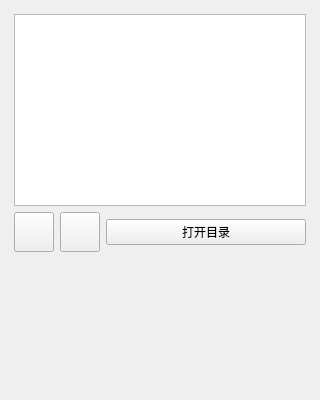
<?xml version="1.0" encoding="UTF-8"?>
<ui version="4.0">
 <class>ImageAcquisitionWdg</class>
 <widget class="QWidget" name="ImageAcquisitionWdg">
  <property name="geometry">
   <rect>
    <x>0</x>
    <y>0</y>
    <width>320</width>
    <height>400</height>
   </rect>
  </property>
  <property name="windowTitle">
   <string>Form</string>
  </property>
  <layout class="QVBoxLayout" name="verticalLayout">
   <property name="spacing">
    <number>0</number>
   </property>
   <property name="leftMargin">
    <number>5</number>
   </property>
   <property name="topMargin">
    <number>5</number>
   </property>
   <property name="rightMargin">
    <number>5</number>
   </property>
   <property name="bottomMargin">
    <number>5</number>
   </property>
   <item>
    <widget class="XMatHLine" name="hLine">
     <property name="lineStyle">
      <enum>Qt::SolidLine</enum>
     </property>
     <property name="lineColor">
      <color alpha="200">
       <red>100</red>
       <green>100</green>
       <blue>100</blue>
      </color>
     </property>
    </widget>
   </item>
   <item>
    <widget class="QStackedWidget" name="staWdg">
     <property name="styleSheet">
      <string notr="true"/>
     </property>
     <property name="currentIndex">
      <number>1</number>
     </property>
     <widget class="QWidget" name="wdgPgLocalImage">
      <layout class="QVBoxLayout" name="verticalLayout_3">
       <item>
        <widget class="XMatPlainTextEdit" name="ptxLocalImage">
         <property name="readOnly">
          <bool>true</bool>
         </property>
        </widget>
       </item>
       <item>
        <layout class="QHBoxLayout" name="hLayoutLocalImage">
         <item>
          <widget class="XMatRaisedButton" name="btnLocalImageOpen">
           <property name="minimumSize">
            <size>
             <width>0</width>
             <height>26</height>
            </size>
           </property>
           <property name="text">
            <string>打开文件</string>
           </property>
          </widget>
         </item>
        </layout>
       </item>
       <item>
        <spacer name="vSpacerLocalImage">
         <property name="orientation">
          <enum>Qt::Vertical</enum>
         </property>
         <property name="sizeHint" stdset="0">
          <size>
           <width>20</width>
           <height>134</height>
          </size>
         </property>
        </spacer>
       </item>
      </layout>
     </widget>
     <widget class="QWidget" name="wdgPgLocalDir">
      <layout class="QVBoxLayout" name="verticalLayout_4">
       <item>
        <widget class="XMatPlainTextEdit" name="ptxLocalDir">
         <property name="readOnly">
          <bool>true</bool>
         </property>
        </widget>
       </item>
       <item>
        <layout class="QHBoxLayout" name="hLayoutLocalDir">
         <item>
          <layout class="QHBoxLayout" name="hLayoutLocalDirLN">
           <item>
            <widget class="XMatToolButton" name="btnLocalDirLast">
             <property name="minimumSize">
              <size>
               <width>40</width>
               <height>40</height>
              </size>
             </property>
             <property name="maximumSize">
              <size>
               <width>40</width>
               <height>40</height>
              </size>
             </property>
             <property name="text">
              <string/>
             </property>
            </widget>
           </item>
           <item>
            <widget class="XMatToolButton" name="btnLocalDirNext">
             <property name="minimumSize">
              <size>
               <width>40</width>
               <height>40</height>
              </size>
             </property>
             <property name="maximumSize">
              <size>
               <width>40</width>
               <height>40</height>
              </size>
             </property>
             <property name="text">
              <string/>
             </property>
            </widget>
           </item>
          </layout>
         </item>
         <item>
          <widget class="XMatRaisedButton" name="btnLocalDirOpen">
           <property name="minimumSize">
            <size>
             <width>0</width>
             <height>26</height>
            </size>
           </property>
           <property name="maximumSize">
            <size>
             <width>16777215</width>
             <height>26</height>
            </size>
           </property>
           <property name="text">
            <string>打开目录</string>
           </property>
          </widget>
         </item>
        </layout>
       </item>
       <item>
        <spacer name="vSpacerLocalDir">
         <property name="orientation">
          <enum>Qt::Vertical</enum>
         </property>
         <property name="sizeHint" stdset="0">
          <size>
           <width>20</width>
           <height>118</height>
          </size>
         </property>
        </spacer>
       </item>
      </layout>
     </widget>
     <widget class="QWidget" name="wdgPgCamera">
      <layout class="QVBoxLayout" name="verticalLayout_2"/>
     </widget>
    </widget>
   </item>
  </layout>
 </widget>
 <customwidgets>
  <customwidget>
   <class>XMatFlatButton</class>
   <extends>QPushButton</extends>
   <header>XMatFlatButton.h</header>
  </customwidget>
  <customwidget>
   <class>XMatRaisedButton</class>
   <extends>XMatFlatButton</extends>
   <header>XMatRaisedButton.h</header>
  </customwidget>
  <customwidget>
   <class>XMatToolButton</class>
   <extends>QToolButton</extends>
   <header>XMatToolButton.h</header>
  </customwidget>
  <customwidget>
   <class>XMatPlainTextEdit</class>
   <extends>QPlainTextEdit</extends>
   <header>XMatPlainTextEdit.h</header>
  </customwidget>
  <customwidget>
   <class>XMatHLine</class>
   <extends>QWidget</extends>
   <header>XMatHLine.h</header>
  </customwidget>
 </customwidgets>
 <resources/>
 <connections/>
</ui>
